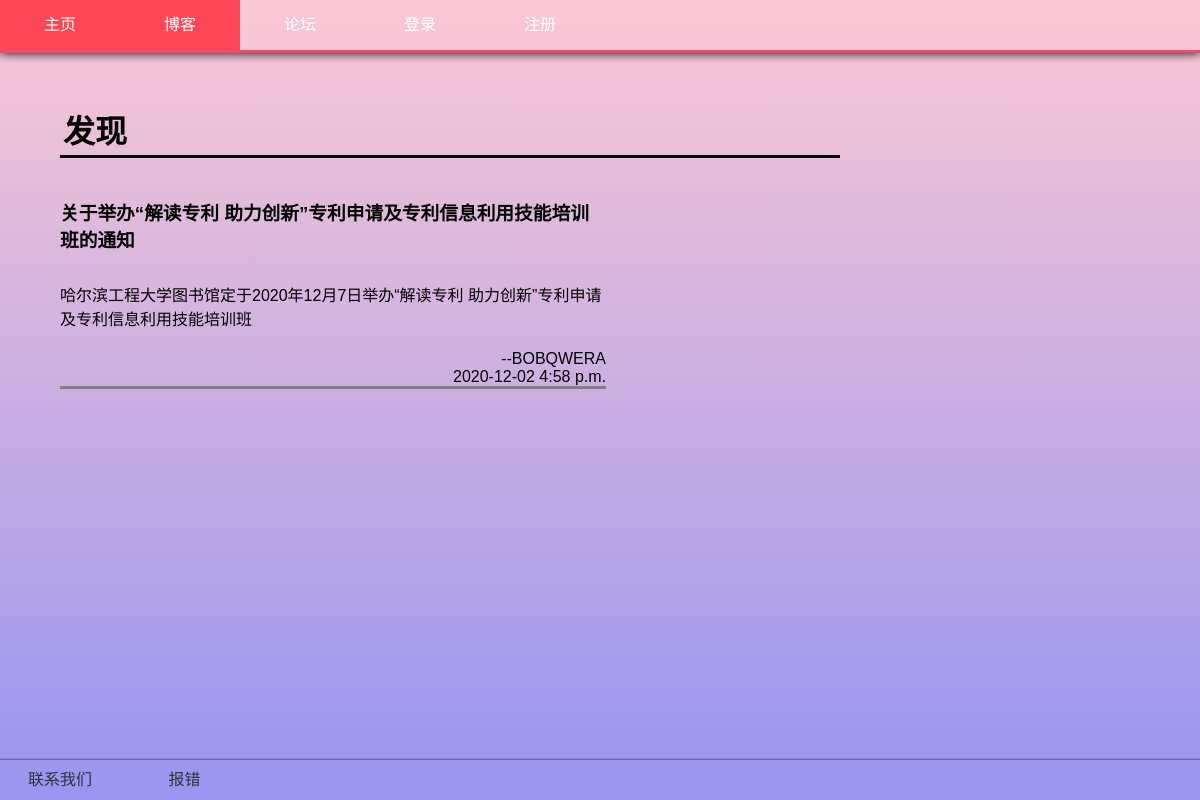
The page /blog/all/ (signed in) on the database as committed earlier.
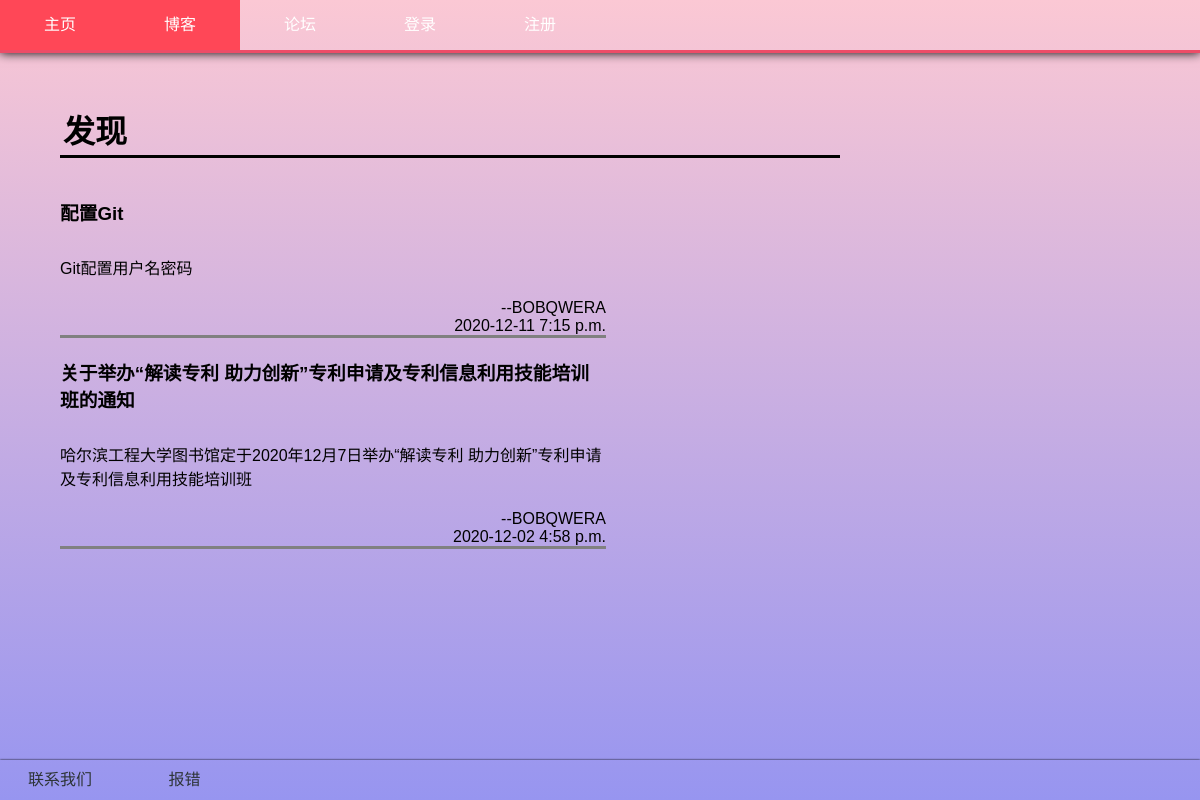
The same page on the database as committed later.
### blog/models.py (models this page shows, shortened)
class Blog(models.Model):
    author = models.ForeignKey(User,on_delete=models.CASCADE)
    headline = models.CharField(max_length=50)
    text = models.TextField()
    pub_time = models.DateTimeField(auto_now_add=True)
    update_time = models.DateTimeField(auto_now=True)
    hits = models.IntegerField(default=0)
    number_of_likes = models.IntegerField(default=0)
    share = models.BooleanField(default=False)
    abstract = models.CharField(max_length=100,default='暂无简介，进来看看吧')
    ex = models.ForeignKey(Examine,on_delete=models.CASCADE)
    class Meta:
        ordering = ['-pub_time']

### user/models.py (models this page shows, shortened)
class User(models.Model):
    username=models.CharField(max_length=20,unique=True)
    nickname=models.CharField(max_length=20)
    password=models.CharField(max_length=100)
    telephone=models.CharField(max_length=15)
    email=models.EmailField()
    usertype=models.CharField(max_length=2,choices=USER_TYPE_CHOICES)
    credit = models.IntegerField(default=100)
    score = models.IntegerField(default=0)
    face = models.FileField(upload_to='img',null=True,blank=True)
    friend = models.ManyToManyField('self',related_name='friends')
    friend_apply = models.ManyToManyField('self',through='Apply')
    last_logined = models.DateTimeField(auto_now_add=True)
    last_signed  = models.DateTimeField(auto_now_add=True)
    ex = models.ForeignKey(Examine,on_delete=models.CASCADE)

### blog/views.py (the view)
# urls.py: path('all/',views.all_blog,name='all_blog'),
def all_blog(request):
    articles = function._get_blog()
    message = function._get_logined_message(request)
    message['articles'] = articles
    if articles:
        message['has_blog'] = True
    else:
        message['has_blog'] = False
    return render(request,'blog/all_articles.html',message)

### function.py (called while the page is built)
def _get_blog(username=False, shared=True, ex_name='综合管理'):
    if username:
        if shared:
            return Blog.objects.filter(author__username=username).filter(share=True).filter(ex__name=ex_name)
        else:
            return Blog.objects.filter(author__username=username).filter(ex__name=ex_name)
    else:
        if shared:
            return Blog.objects.filter(share=True).filter(ex__name=ex_name)
        else:
            return Blog.objects.all().filter(ex__name=ex_name)

def _get_cookie_from_request(request):
    if 'Cookie' not in request.headers:
        return {}
    cookie_string = request.headers['Cookie']
    cookie_dict = {}
    for cookie in cookie_string.split('; '):
        name, value = cookie.split('=')
        cookie_dict[name] = value
    return cookie_dict

def _get_logined_message(request):
    message = {'logined': False}
    username = _logined(request)
    if username:
        message = {'logined': True, 'username': username}
        user = _get_user_by_username(username)
        if user.usertype == 'SU':
            message['SU'] = True
    return message

### templates/blog/all_articles.html (shortened to what this page needs)
{% extends 'base.html' %}
{% block css %}
<link rel="stylesheet" href="/static/css/button.css">
<link rel="stylesheet" href="/static/css/space.css">
<link rel="stylesheet" href="/static/css/blog.css">
{% endblock css %}
{% block body %}
<h1 id="username">发现</h1>
<div class="blog">
    {% if has_blog %}
    {% for article in articles %}
    <a class="article" href="/blog/article/{{article.id}}/">
        <h3>{{article.headline}}</h3>
        <p>{{article.abstract}}</p>
        <p class="author">--{{article.author.username}}</p>
        <p class="pub-time">{{article.pub_time|date:'Y-m-d P'}}</p>
    </a>
    {% endfor %}
    {% else %}
    <div class="none"><p>空空如也~</p></div>
    {% endif %}
</div>
{% endblock %}

Rows that differ between the two databases and show on the page:
added Blog: headline "配置Git", abstract "Git配置用户名密码", author.username "BOBQWERA", pub_time "2020-12-11 7:15 p.m."
